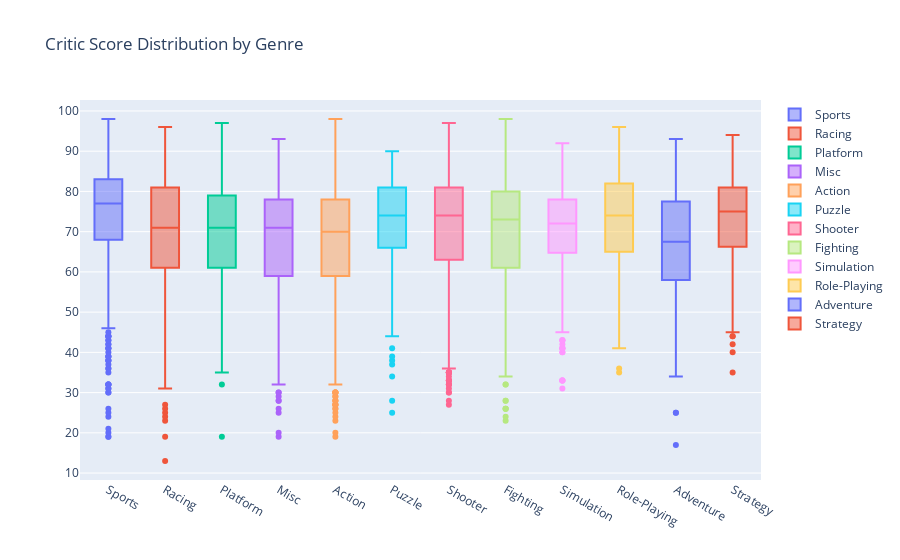

Write notebook code for a chart like this one.
### Markdown cell above
**Build a box plot to show the distribution of critic's ratings by genre**

### Code cell
critic_score = []

for genre in data.Genre.unique():
    critic_score.append(go.Box(y = data[data.Genre == genre].Critic_Score, name = genre))
    
layout3 = {"title" : "Critic Score Distribution by Genre"}
fig3 = go.Figure(data = critic_score, layout = layout3)
iplot(fig3)

### Figure 1 — Plotly figure (JSON) as saved in the notebook; plotly's stock layout.template omitted (floating-point values rounded to 4 significant figures; data arrays with more than 128 entries replaced by an {"elided": "..."} marker saying what was removed)
{"data": [{"name": "Sports", "type": "box", "y": {"elided": "943 int values"}}, {"name": "Racing", "type": "box", "y": {"elided": "581 int values"}}, {"name": "Platform", "type": "box", "y": {"elided": "403 int values"}}, {"name": "Misc", "type": "box", "y": {"elided": "384 int values"}}, {"name": "Action", "type": "box", "y": {"elided": "1630 int values"}}, {"name": "Puzzle", "type": "box", "y": [77, 85, 84, 86, 79, 83, 79, 83, 79, 84, 44, 71, 87, 81, 87, 63, 60, 85, 81, 76, 81, 76, 79, 81, 58, 86, 82, 72, 66, 72, 75, 67, 86, 83, 83, 72, 86, 79, 74, 74, 82, 86, 73, 49, 71, 75, 71, 73, 88, 47, 63, 74, 74, 73, 77, 75, 75, 39, 70, 83, 68, 64, 69, 41, 60, 78, 79, 69, 84, 74, 55, 75, 64, 71, 68, 25, 28, 72, 71, 79, 67, 82, 70, 77, 82, 45, 56, 59, 83, 78, 73, 58, 70, 61, 74, 72, 78, 69, 75, 74, 38, 34, 74, 50, 37, 90, 55, 62, 88, 45, 67, 62, 70, 84, 76, 75, 70, 64]}, {"name": "Shooter", "type": "box", "y": {"elided": "864 int values"}}, {"name": "Fighting", "type": "box", "y": {"elided": "378 int values"}}, {"name": "Simulation", "type": "box", "y": {"elided": "297 int values"}}, {"name": "Role-Playing", "type": "box", "y": {"elided": "712 int values"}}, {"name": "Adventure", "type": "box", "y": {"elided": "248 int values"}}, {"name": "Strategy", "type": "box", "y": {"elided": "267 int values"}}], "layout": {"title": {"text": "Critic Score Distribution by Genre"}}}
